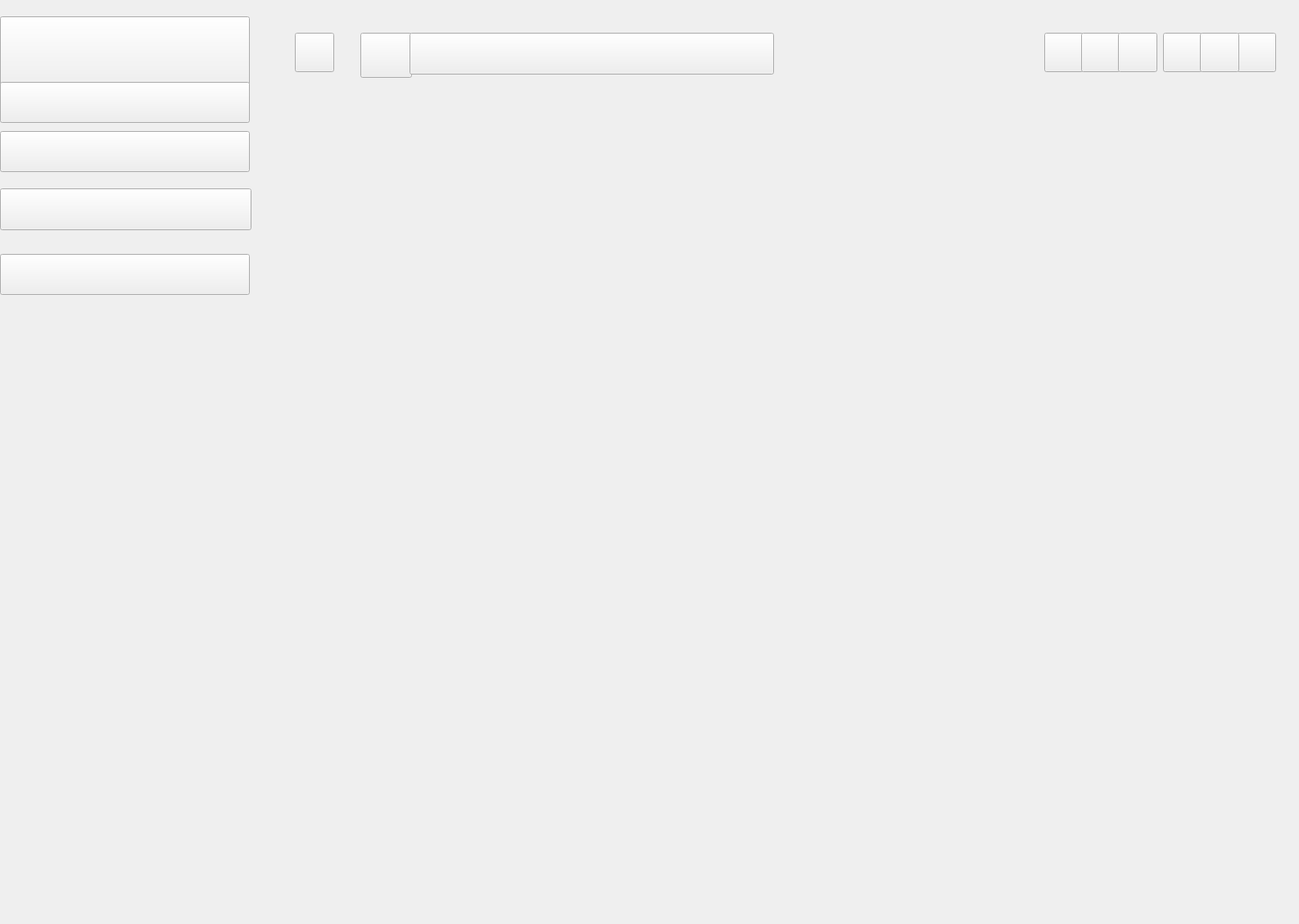
<?xml version="1.0" encoding="UTF-8"?>
<ui version="4.0">
 <class>myPlayer</class>
 <widget class="QWidget" name="myPlayer">
  <property name="geometry">
   <rect>
    <x>0</x>
    <y>0</y>
    <width>1586</width>
    <height>1128</height>
   </rect>
  </property>
  <property name="windowTitle">
   <string>myPlayer</string>
  </property>
  <widget class="QLabel" name="lblleft">
   <property name="geometry">
    <rect>
     <x>0</x>
     <y>0</y>
     <width>305</width>
     <height>1128</height>
    </rect>
   </property>
   <property name="text">
    <string/>
   </property>
  </widget>
  <widget class="QPushButton" name="btnName">
   <property name="geometry">
    <rect>
     <x>0</x>
     <y>20</y>
     <width>305</width>
     <height>91</height>
    </rect>
   </property>
   <property name="text">
    <string/>
   </property>
  </widget>
  <widget class="QLabel" name="lblright">
   <property name="geometry">
    <rect>
     <x>300</x>
     <y>10</y>
     <width>1281</width>
     <height>1131</height>
    </rect>
   </property>
   <property name="frameShape">
    <enum>QFrame::NoFrame</enum>
   </property>
   <property name="frameShadow">
    <enum>QFrame::Plain</enum>
   </property>
   <property name="text">
    <string/>
   </property>
  </widget>
  <widget class="QPushButton" name="btnBack">
   <property name="geometry">
    <rect>
     <x>360</x>
     <y>40</y>
     <width>48</width>
     <height>48</height>
    </rect>
   </property>
   <property name="text">
    <string/>
   </property>
  </widget>
  <widget class="QPushButton" name="btnResearch">
   <property name="geometry">
    <rect>
     <x>440</x>
     <y>40</y>
     <width>63</width>
     <height>55</height>
    </rect>
   </property>
   <property name="text">
    <string/>
   </property>
  </widget>
  <widget class="QPushButton" name="btnResearch2">
   <property name="geometry">
    <rect>
     <x>500</x>
     <y>40</y>
     <width>445</width>
     <height>51</height>
    </rect>
   </property>
   <property name="text">
    <string/>
   </property>
  </widget>
  <widget class="QPushButton" name="btnMsg">
   <property name="geometry">
    <rect>
     <x>1275</x>
     <y>40</y>
     <width>48</width>
     <height>48</height>
    </rect>
   </property>
   <property name="text">
    <string/>
   </property>
  </widget>
  <widget class="QPushButton" name="btnSetting">
   <property name="geometry">
    <rect>
     <x>1320</x>
     <y>40</y>
     <width>48</width>
     <height>48</height>
    </rect>
   </property>
   <property name="text">
    <string/>
   </property>
  </widget>
  <widget class="QPushButton" name="btnStyle">
   <property name="geometry">
    <rect>
     <x>1365</x>
     <y>40</y>
     <width>48</width>
     <height>48</height>
    </rect>
   </property>
   <property name="text">
    <string/>
   </property>
  </widget>
  <widget class="QPushButton" name="btnMin">
   <property name="geometry">
    <rect>
     <x>1420</x>
     <y>40</y>
     <width>48</width>
     <height>48</height>
    </rect>
   </property>
   <property name="text">
    <string/>
   </property>
  </widget>
  <widget class="QPushButton" name="btnClose">
   <property name="geometry">
    <rect>
     <x>1510</x>
     <y>40</y>
     <width>48</width>
     <height>48</height>
    </rect>
   </property>
   <property name="text">
    <string/>
   </property>
  </widget>
  <widget class="QPushButton" name="btnMax">
   <property name="geometry">
    <rect>
     <x>1465</x>
     <y>40</y>
     <width>48</width>
     <height>48</height>
    </rect>
   </property>
   <property name="text">
    <string/>
   </property>
  </widget>
  <widget class="QPushButton" name="Button1">
   <property name="geometry">
    <rect>
     <x>0</x>
     <y>100</y>
     <width>305</width>
     <height>50</height>
    </rect>
   </property>
   <property name="text">
    <string/>
   </property>
  </widget>
  <widget class="QPushButton" name="btnBoke">
   <property name="geometry">
    <rect>
     <x>0</x>
     <y>230</y>
     <width>307</width>
     <height>51</height>
    </rect>
   </property>
   <property name="sizePolicy">
    <sizepolicy hsizetype="Maximum" vsizetype="Maximum">
     <horstretch>20</horstretch>
     <verstretch>20</verstretch>
    </sizepolicy>
   </property>
   <property name="sizeIncrement">
    <size>
     <width>310</width>
     <height>78</height>
    </size>
   </property>
   <property name="font">
    <font>
     <stylestrategy>PreferAntialias</stylestrategy>
    </font>
   </property>
   <property name="text">
    <string/>
   </property>
  </widget>
  <widget class="QPushButton" name="btnCommunity">
   <property name="geometry">
    <rect>
     <x>0</x>
     <y>310</y>
     <width>305</width>
     <height>50</height>
    </rect>
   </property>
   <property name="text">
    <string/>
   </property>
  </widget>
  <widget class="QPushButton" name="btnNetMusic">
   <property name="geometry">
    <rect>
     <x>0</x>
     <y>160</y>
     <width>305</width>
     <height>50</height>
    </rect>
   </property>
   <property name="text">
    <string/>
   </property>
  </widget>
  <widget class="QWidget" name="widget" native="true">
   <property name="geometry">
    <rect>
     <x>350</x>
     <y>350</y>
     <width>721</width>
     <height>211</height>
    </rect>
   </property>
  </widget>
 </widget>
 <resources/>
 <connections/>
</ui>
